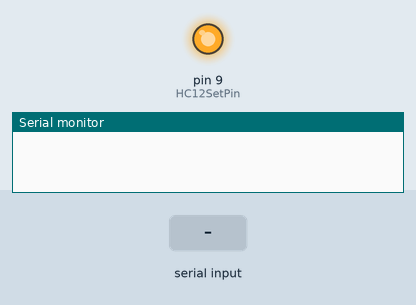
Simulated run of this sketch. Board: Arduino Uno, built with avr-gcc and run on an emulated ATmega328P. Parts: output pins drawn as LEDs (lit = HIGH), the last lines printed to the serial monitor. The inputs (shaded band) are chosen by the test bench. The modem accepts every AT command (registered, SIM ready, sends succeed) and sends nothing else.

Above: at 1.2 s.
1.3 s: "AT\n" received over Serial
At 1.8 s:
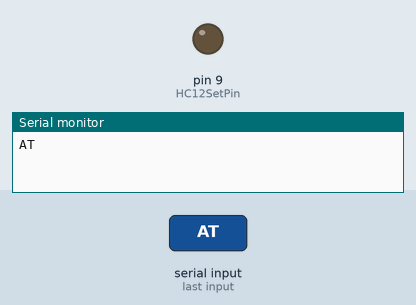
3.5 s: "1\n" received over the second serial link
Timing chart, 0 to 6.5 s (numbered marks = the images above; inputs shaded):
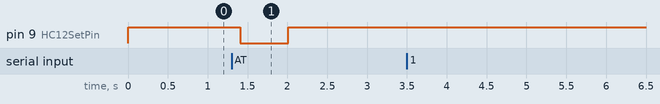

The sketch:

HC12_configurar.ino
```cpp
/*
 *  Abajo esta el autor original del sketch; yo le cambie algunos parámetros nomas
 *
 *  HC12 Send/Receive Example Program 2
    By Mark J. Hughes
    for AllAboutCircuits.com

    Conectar el pin RXD del HC12 al pin digital de Arduino 11
    Conectar el pin TXD del HC12 al pin digital de Arduino 10
    Conectar el pin SET del HC12 al pin digital de Arduino 9

    IMPORTANTE: El sketch original recomienda no alimentar al Arduino
    solo por el cable USB sino que conectarlo por USB pero ademas
    proveerle otra alimentación (como ser una pila de 9V).
    Respecto al capacitor de desacople recomendado en la imagen
    del conexionado, yo he trabajado sin el y no he tenido problemas.*/

#include <SoftwareSerial.h>

const byte HC12RxdPin = 11;                      // Pin de Arduino conectado al RXD del HC12
const byte HC12TxdPin = 10;                      // Pin de Arduino conectado al TXD del HC12
const byte HC12SetPin = 9;                      // Pin de Arduino conectado al SET del HC12

unsigned long timer = millis();                 // timmer para los delay
char SerialByteIn;                              // Variable temporal
char HC12ByteIn;                                // Variable temporal
String HC12ReadBuffer = "";                     // Escribir/leer el buffer 1 del HC12
String SerialReadBuffer = "";                   // Escribir/leer el buffer 2 del puerto serie
boolean SerialEnd = false;                      // Indicador de fin del string del puerto serie
boolean HC12End = false;                        // Indicador de fin del string del HC12
boolean commandMode = false;                    // Envío de comandos AT

// Creamos los pines de transmisión y recepción del "nuevo" puerto serie
SoftwareSerial HC12(HC12TxdPin, HC12RxdPin);

void setup() {

  HC12ReadBuffer.reserve(64);                   // Se reservan 64 bytes para el mensaje a la entrada del puerto serie
  SerialReadBuffer.reserve(64);                 // Se reservan 64 bytes para el mensaje a la entrada del HC12
  pinMode(HC12SetPin, OUTPUT);                  // Se configura el pin como salida (High for Transparent / Low for Command)
  digitalWrite(HC12SetPin, HIGH);               // Al ponerlo en alto, se activa el modo "Transparente" para setear parametros
  delay(80);                                    // 80 ms de delay recomendados en la hoja de datos
  Serial.begin(9600);                           // Abro el puerto serie de la computadora
  HC12.begin(9600);                             // Abro el puerto serie de Arduino que va al HC12
}

void loop() {

  while (HC12.available()) {                    // Mientras el puerto del HC12-Arduino tenga datos
    HC12ByteIn = HC12.read();                   // Se guarda cada caracter del buffer en byteIn
    HC12ReadBuffer += char(HC12ByteIn);         // Escribimos cada caracter del byteIn al buffer HC12ReadBuffer
    if (HC12ByteIn == '\n') {                   // Chequeamos si esta el caracter que indica el fin del string
      HC12End = true;                           // La variable HC12End (el indicador de fin del string del HC12) se pone en TRUE
    }
  }

  while (Serial.available()) {                  // Mientras en el puerto Arduino-computadora hay datos
    SerialByteIn = Serial.read();               // Se guarda cada caracter en byteIn
    SerialReadBuffer += char(SerialByteIn);     // Escribimos cada caracter del byteIn en el buffer SerialReadBuffer
    if (SerialByteIn == '\n') {                 // Chequeamos si esta el caracter que indica el fin del string
      SerialEnd = true;                         // Ponemos la variable SerialEND en TRUE
    }
  }

  if (SerialEnd) {                              // Lo siguiente ocurre cuando sea TRUE la variable SerialEnd

    if (SerialReadBuffer.startsWith("AT")) {    // Si el comando empieza con AT
      HC12.print(SerialReadBuffer);             // Se envía el comando
      delay(100);                               //
      digitalWrite(HC12SetPin, LOW);            // Sepone el pin de SET en estado bajo para entrar al modo de comandos
      delay(100);                               // Un delay recomendado antes de empezar a enviar comandos
      Serial.print(SerialReadBuffer);           // Vemos el "eco" del comando que enviamos en el monitor serie
      HC12.print(SerialReadBuffer);             // Enviamos el comando al HC12
      delay(500);                               // Esperamos 500 ms para la respuesta
      digitalWrite(HC12SetPin, HIGH);           // Salimos del modo de comandos y entramos al modo transparente
      delay(100);                               // Un delay antes de proceder
    } else {
      HC12.print(SerialReadBuffer);             // Transmit non-command messageAT
    }
    SerialReadBuffer = "";                      // Vaciamos el buffer SerialReadBuffer
    SerialEnd = false;                          // Reseteamos el indicador de fin del string
  }

  if (HC12End) {                                // Si el indicador HC12End esta en TRUE
    if (HC12ReadBuffer.startsWith("AT")) {      // Chequeamos si el comando AT fue recibido
      digitalWrite(HC12SetPin, LOW);            // Ponemos en bajo el pin de SET y entramos en el modo de comandos
      delay(100);                               // Un delay antes de enviar el comando
      Serial.print(SerialReadBuffer);           // Eco del comando para verlo en el monitor serie
      HC12.print(HC12ReadBuffer);               // Escribe el comando en el HC12
      delay(500);                               // Esperamos 500 ms para ver su respuesta
      digitalWrite(HC12SetPin, HIGH);           // Salimos del modo de comandos y volvemos al modo transparente
      delay(100);                               // Un delay antes de proceder
      HC12.println("Remote Command Executed");  // Una linea indicando si se ejecuto el comando
    } else {
      Serial.print(HC12ReadBuffer);             // Envio del mensaje a la pantalla
    }
    HC12ReadBuffer = "";                        // Vaciamos el buffer
    HC12End = false;                            // Reseteamos el indicador de fin del string
  }
}
```

Measured:
- after the input at 1.3 s, pin 9 (HC12SetPin): HIGH → LOW after 0.11 s, → HIGH 0.60 s later
